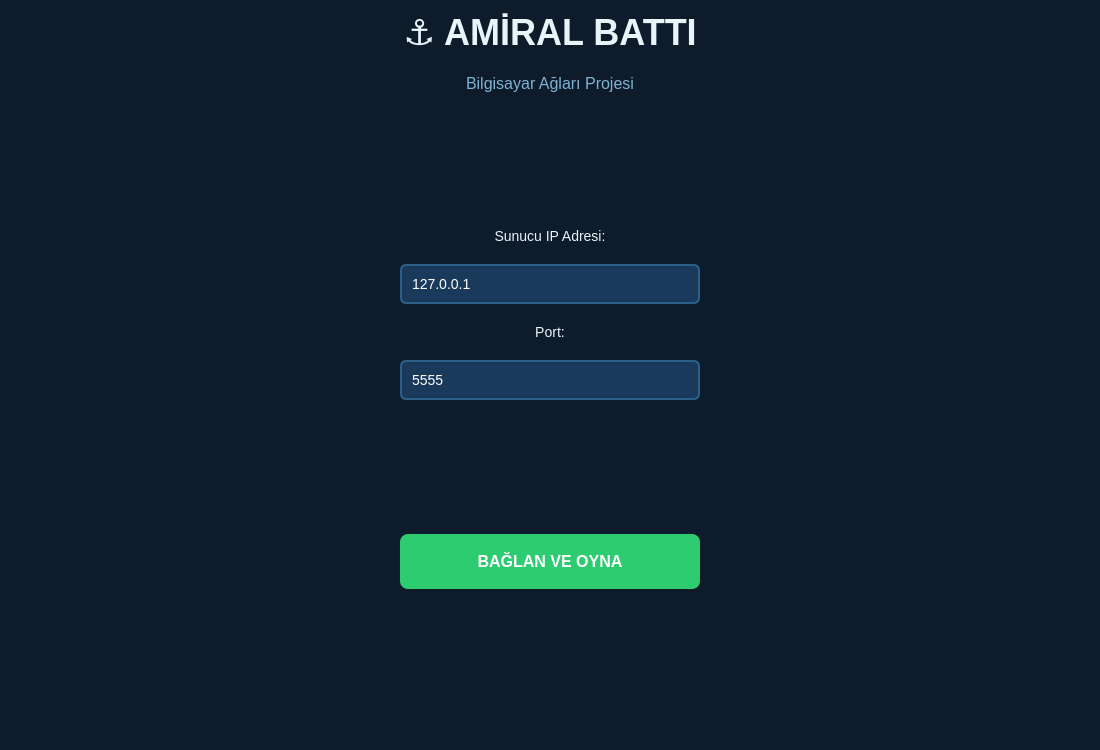
<?xml version="1.0" encoding="UTF-8"?>
<ui version="4.0">
 <class>StartScreen</class>
 <widget class="QWidget" name="StartScreen">
  <property name="geometry">
   <rect>
    <x>0</x>
    <y>0</y>
    <width>1100</width>
    <height>750</height>
   </rect>
  </property>
  <property name="windowTitle">
   <string>Amiral Battı - Başlangıç</string>
  </property>
  <property name="styleSheet">
   <string>background-color: #0d1b2a;</string>
  </property>
  <layout class="QVBoxLayout" name="verticalLayout">
   <property name="spacing">
    <number>20</number>
   </property>
   <property name="contentsMargins">
    <number>100</number>
    <number>80</number>
    <number>100</number>
    <number>80</number>
   </property>
   <item>
    <widget class="QLabel" name="titleLabel">
     <property name="text">
      <string>⚓ AMİRAL BATTI</string>
     </property>
     <property name="alignment">
      <set>Qt::AlignCenter</set>
     </property>
     <property name="styleSheet">
      <string>color: #e8f4f8; font-size: 36px; font-weight: bold; font-family: Arial;</string>
     </property>
    </widget>
   </item>
   <item>
    <widget class="QLabel" name="subtitleLabel">
     <property name="text">
      <string>Bilgisayar Ağları Projesi</string>
     </property>
     <property name="alignment">
      <set>Qt::AlignCenter</set>
     </property>
     <property name="styleSheet">
      <string>color: #7fb3d3; font-size: 16px; font-family: Arial;</string>
     </property>
    </widget>
   </item>
   <item>
    <spacer name="verticalSpacer1">
     <property name="orientation">
      <enum>Qt::Vertical</enum>
     </property>
     <property name="sizeHint" stdset="0">
      <size>
       <width>20</width>
       <height>30</height>
      </size>
     </property>
    </spacer>
   </item>
   <item>
    <widget class="QLabel" name="ipLabel">
     <property name="text">
      <string>Sunucu IP Adresi:</string>
     </property>
     <property name="alignment">
      <set>Qt::AlignCenter</set>
     </property>
     <property name="styleSheet">
      <string>color: #e8f4f8; font-size: 14px; font-family: Arial;</string>
     </property>
    </widget>
   </item>
   <item>
    <layout class="QHBoxLayout">
     <item>
      <spacer>
       <property name="orientation"><enum>Qt::Horizontal</enum></property>
       <property name="sizeHint" stdset="0"><size><width>40</width><height>20</height></size></property>
      </spacer>
     </item>
     <item>
      <widget class="QLineEdit" name="ipInput">
       <property name="text">
        <string>127.0.0.1</string>
       </property>
       <property name="minimumSize">
        <size>
         <width>300</width>
         <height>40</height>
        </size>
       </property>
       <property name="maximumSize">
        <size>
         <width>300</width>
         <height>40</height>
        </size>
       </property>
       <property name="styleSheet">
        <string>QLineEdit { background: #1a3a5c; color: white; border: 2px solid #2c5f8a; border-radius: 6px; padding: 8px; font-size: 14px; } QLineEdit:focus { border-color: #4a90d9; }</string>
       </property>
      </widget>
     </item>
     <item>
      <spacer>
       <property name="orientation"><enum>Qt::Horizontal</enum></property>
       <property name="sizeHint" stdset="0"><size><width>40</width><height>20</height></size></property>
      </spacer>
     </item>
    </layout>
   </item>
   <item>
    <widget class="QLabel" name="portLabel">
     <property name="text">
      <string>Port:</string>
     </property>
     <property name="alignment">
      <set>Qt::AlignCenter</set>
     </property>
     <property name="styleSheet">
      <string>color: #e8f4f8; font-size: 14px; font-family: Arial;</string>
     </property>
    </widget>
   </item>
   <item>
    <layout class="QHBoxLayout">
     <item>
      <spacer>
       <property name="orientation"><enum>Qt::Horizontal</enum></property>
       <property name="sizeHint" stdset="0"><size><width>40</width><height>20</height></size></property>
      </spacer>
     </item>
     <item>
      <widget class="QLineEdit" name="portInput">
       <property name="text">
        <string>5555</string>
       </property>
       <property name="minimumSize">
        <size>
         <width>300</width>
         <height>40</height>
        </size>
       </property>
       <property name="maximumSize">
        <size>
         <width>300</width>
         <height>40</height>
        </size>
       </property>
       <property name="styleSheet">
        <string>QLineEdit { background: #1a3a5c; color: white; border: 2px solid #2c5f8a; border-radius: 6px; padding: 8px; font-size: 14px; } QLineEdit:focus { border-color: #4a90d9; }</string>
       </property>
      </widget>
     </item>
     <item>
      <spacer>
       <property name="orientation"><enum>Qt::Horizontal</enum></property>
       <property name="sizeHint" stdset="0"><size><width>40</width><height>20</height></size></property>
      </spacer>
     </item>
    </layout>
   </item>
   <item>
    <spacer name="verticalSpacer2">
     <property name="orientation">
      <enum>Qt::Vertical</enum>
     </property>
     <property name="sizeHint" stdset="0">
      <size>
       <width>20</width>
       <height>10</height>
      </size>
     </property>
    </spacer>
   </item>
   <item>
    <layout class="QHBoxLayout">
     <item>
      <spacer>
       <property name="orientation"><enum>Qt::Horizontal</enum></property>
       <property name="sizeHint" stdset="0"><size><width>40</width><height>20</height></size></property>
      </spacer>
     </item>
     <item>
      <widget class="QPushButton" name="connectBtn">
       <property name="text">
        <string>BAĞLAN VE OYNA</string>
       </property>
       <property name="minimumSize">
        <size>
         <width>300</width>
         <height>55</height>
        </size>
       </property>
       <property name="maximumSize">
        <size>
         <width>300</width>
         <height>55</height>
        </size>
       </property>
       <property name="styleSheet">
        <string>QPushButton { background-color: #2ecc71; color: white; border-radius: 8px; border: none; font-size: 16px; font-weight: bold; font-family: Arial; } QPushButton:hover { background-color: #27ae60; } QPushButton:pressed { background-color: #1e8449; } QPushButton:disabled { background-color: #555; }</string>
       </property>
      </widget>
     </item>
     <item>
      <spacer>
       <property name="orientation"><enum>Qt::Horizontal</enum></property>
       <property name="sizeHint" stdset="0"><size><width>40</width><height>20</height></size></property>
      </spacer>
     </item>
    </layout>
   </item>
   <item>
    <widget class="QLabel" name="statusLabel">
     <property name="text">
      <string/>
     </property>
     <property name="alignment">
      <set>Qt::AlignCenter</set>
     </property>
     <property name="styleSheet">
      <string>color: #e74c3c; font-size: 13px; font-family: Arial;</string>
     </property>
    </widget>
   </item>
   <item>
    <spacer name="verticalSpacer3">
     <property name="orientation">
      <enum>Qt::Vertical</enum>
     </property>
     <property name="sizeHint" stdset="0">
      <size>
       <width>20</width>
       <height>40</height>
      </size>
     </property>
    </spacer>
   </item>
  </layout>
 </widget>
 <resources/>
 <connections/>
</ui>
